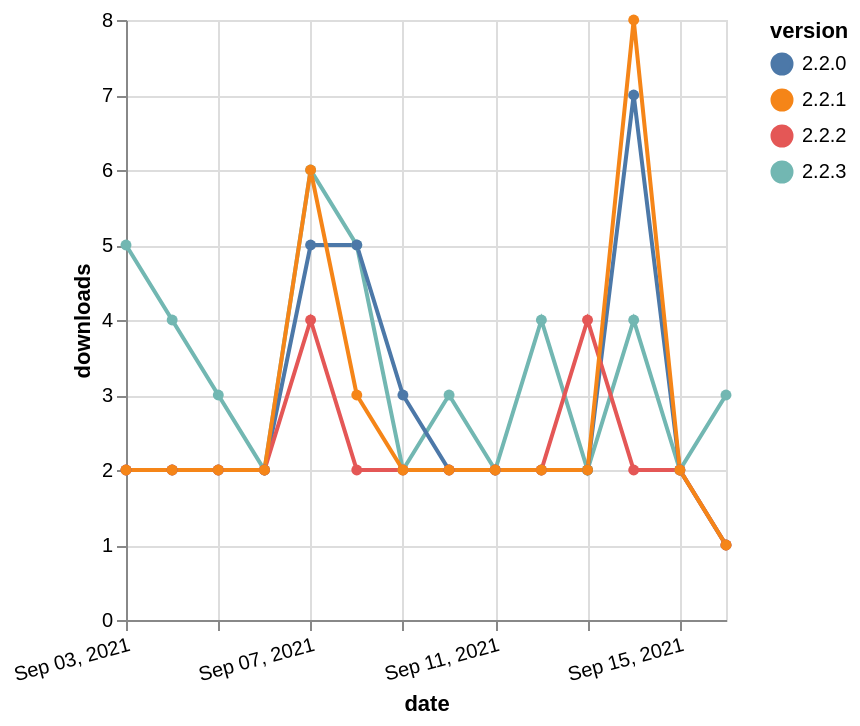

Write the Vega-Lite specification saved for this chart.
### Vega-Lite specification from a JSON file in a GitHub repository (floating-point values rounded to 4 significant figures)
{"$schema": "https://vega.github.io/schema/vega-lite/v5.json", "description": "A simple bar chart with embedded data.", "data": {"values": [{"date": "2021-09-03", "total": 2877, "delta": 5, "version": "2.2.3"}, {"date": "2021-09-04", "total": 2881, "delta": 4, "version": "2.2.3"}, {"date": "2021-09-05", "total": 2884, "delta": 3, "version": "2.2.3"}, {"date": "2021-09-06", "total": 2886, "delta": 2, "version": "2.2.3"}, {"date": "2021-09-07", "total": 2892, "delta": 6, "version": "2.2.3"}, {"date": "2021-09-08", "total": 2897, "delta": 5, "version": "2.2.3"}, {"date": "2021-09-09", "total": 2899, "delta": 2, "version": "2.2.3"}, {"date": "2021-09-10", "total": 2902, "delta": 3, "version": "2.2.3"}, {"date": "2021-09-11", "total": 2904, "delta": 2, "version": "2.2.3"}, {"date": "2021-09-12", "total": 2908, "delta": 4, "version": "2.2.3"}, {"date": "2021-09-13", "total": 2910, "delta": 2, "version": "2.2.3"}, {"date": "2021-09-14", "total": 2914, "delta": 4, "version": "2.2.3"}, {"date": "2021-09-15", "total": 2916, "delta": 2, "version": "2.2.3"}, {"date": "2021-09-16", "total": 2919, "delta": 3, "version": "2.2.3"}, {"date": "2021-09-03", "total": 3117, "delta": 2, "version": "2.2.0"}, {"date": "2021-09-04", "total": 3119, "delta": 2, "version": "2.2.0"}, {"date": "2021-09-05", "total": 3121, "delta": 2, "version": "2.2.0"}, {"date": "2021-09-06", "total": 3123, "delta": 2, "version": "2.2.0"}, {"date": "2021-09-07", "total": 3128, "delta": 5, "version": "2.2.0"}, {"date": "2021-09-08", "total": 3133, "delta": 5, "version": "2.2.0"}, {"date": "2021-09-09", "total": 3136, "delta": 3, "version": "2.2.0"}, {"date": "2021-09-10", "total": 3138, "delta": 2, "version": "2.2.0"}, {"date": "2021-09-11", "total": 3140, "delta": 2, "version": "2.2.0"}, {"date": "2021-09-12", "total": 3142, "delta": 2, "version": "2.2.0"}, {"date": "2021-09-13", "total": 3144, "delta": 2, "version": "2.2.0"}, {"date": "2021-09-14", "total": 3151, "delta": 7, "version": "2.2.0"}, {"date": "2021-09-15", "total": 3153, "delta": 2, "version": "2.2.0"}, {"date": "2021-09-16", "total": 3154, "delta": 1, "version": "2.2.0"}, {"date": "2021-09-03", "total": 1231, "delta": 2, "version": "2.2.2"}, {"date": "2021-09-04", "total": 1233, "delta": 2, "version": "2.2.2"}, {"date": "2021-09-05", "total": 1235, "delta": 2, "version": "2.2.2"}, {"date": "2021-09-06", "total": 1237, "delta": 2, "version": "2.2.2"}, {"date": "2021-09-07", "total": 1241, "delta": 4, "version": "2.2.2"}, {"date": "2021-09-08", "total": 1243, "delta": 2, "version": "2.2.2"}, {"date": "2021-09-09", "total": 1245, "delta": 2, "version": "2.2.2"}, {"date": "2021-09-10", "total": 1247, "delta": 2, "version": "2.2.2"}, {"date": "2021-09-11", "total": 1249, "delta": 2, "version": "2.2.2"}, {"date": "2021-09-12", "total": 1251, "delta": 2, "version": "2.2.2"}, {"date": "2021-09-13", "total": 1255, "delta": 4, "version": "2.2.2"}, {"date": "2021-09-14", "total": 1257, "delta": 2, "version": "2.2.2"}, {"date": "2021-09-15", "total": 1259, "delta": 2, "version": "2.2.2"}, {"date": "2021-09-16", "total": 1260, "delta": 1, "version": "2.2.2"}, {"date": "2021-09-03", "total": 2914, "delta": 2, "version": "2.2.1"}, {"date": "2021-09-04", "total": 2916, "delta": 2, "version": "2.2.1"}, {"date": "2021-09-05", "total": 2918, "delta": 2, "version": "2.2.1"}, {"date": "2021-09-06", "total": 2920, "delta": 2, "version": "2.2.1"}, {"date": "2021-09-07", "total": 2926, "delta": 6, "version": "2.2.1"}, {"date": "2021-09-08", "total": 2929, "delta": 3, "version": "2.2.1"}, {"date": "2021-09-09", "total": 2931, "delta": 2, "version": "2.2.1"}, {"date": "2021-09-10", "total": 2933, "delta": 2, "version": "2.2.1"}, {"date": "2021-09-11", "total": 2935, "delta": 2, "version": "2.2.1"}, {"date": "2021-09-12", "total": 2937, "delta": 2, "version": "2.2.1"}, {"date": "2021-09-13", "total": 2939, "delta": 2, "version": "2.2.1"}, {"date": "2021-09-14", "total": 2947, "delta": 8, "version": "2.2.1"}, {"date": "2021-09-15", "total": 2949, "delta": 2, "version": "2.2.1"}, {"date": "2021-09-16", "total": 2950, "delta": 1, "version": "2.2.1"}]}, "width": "container", "mark": {"type": "line", "point": {"filled": true}}, "encoding": {"x": {"field": "date", "type": "temporal", "timeUnit": "yearmonthdate", "title": "date", "axis": {"labelAngle": -15}}, "y": {"field": "delta", "type": "quantitative", "title": "downloads"}, "color": {"field": "version", "type": "nominal"}, "tooltip": {"field": "delta"}}}
